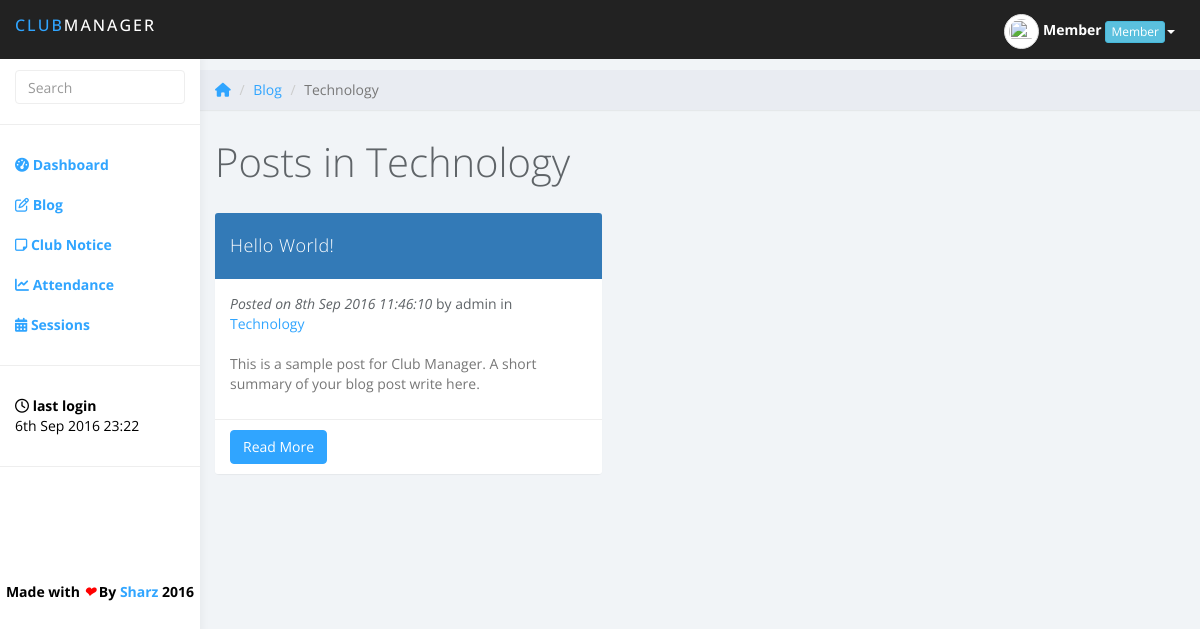
Page /viewbycat.php?cat=Technology (signed in) on the committed database.
### tables this page shows
CREATE TABLE `userinfo` (
  `id` int(5) NOT NULL,
  `name` varchar(50) NOT NULL,
  `email` varchar(70) DEFAULT NULL,
  `dob` varchar(25) NOT NULL,
  `username` varchar(25) NOT NULL,
  `password` text NOT NULL,
  `role` varchar(20) DEFAULT NULL,
  `last_login` datetime NOT NULL,
  `currunt_login` timestamp NOT NULL DEFAULT CURRENT_TIMESTAMP ON UPDATE CURRENT_TIMESTAMP,
  `otp` varchar(10) NOT NULL,
  `pic` text
);

CREATE TABLE `blog_posts` (
  `id` int(11) NOT NULL,
  `postTitle` varchar(200) NOT NULL,
  `description` text NOT NULL,
  `content` text NOT NULL,
  `post_date` timestamp NOT NULL DEFAULT CURRENT_TIMESTAMP ON UPDATE CURRENT_TIMESTAMP,
  `auther` varchar(25) NOT NULL,
  `catinfo` varchar(70) DEFAULT NULL
);

### viewbycat.php (the view, shortened to what this page needs)
<?php
	require_once('funs.php');
	$session_name = $_SESSION['username'];
	$row = get_member_data($session_name);
	$id = $row['id'];
	$name = $row['name'];
	$role = $row['role'];
	$pic = $row['pic'];
	$getcategory = $_GET['cat'];
	$last_login = $row['last_login'];
	$last_login = date('jS M Y H:i', strtotime($last_login));
	$total_members = get_all_status();
	$core_members = get_vip_status();
	$total_sessions = total_sessions();
	$completed_sessions = completed_sessions();
	starter($id,$name,$role,$pic,$last_login,$total_members,$core_members,$total_sessions,$completed_sessions);
?>
	<div class="row">
			<ol class="breadcrumb">
				<li><a href="home.php"><i class="fa fa-home" aria-hidden="true"></i></a></li>
				<li><a href="blog-home.php">Blog</a></li>
				<li class="active"><?php echo $getcategory; ?></li>
			</ol>
		</div>
		<div class="row">
			<div class="col-lg-12">
				<h1 class="page-header">Posts in <?php echo $getcategory; ?></h1>
			</div>
		</div>
		<div class="row">
	<?php
	$query = "SELECT * FROM blog_posts WHERE catinfo='$getcategory' ORDER BY id DESC";
	$result = mysqli_query($con,$query);
	if(mysqli_num_rows($result) > 0)
	{
		$select = 1;
		while($row = mysqli_fetch_assoc($result))
		{
			if($select%2 == 1)
			{
				$css = 'panel-primary';
			}
			else
			{
				$css = 'panel-info';
			}
		?>
		<div class="col-lg-5">
			<div class="panel <?php echo $css; ?>">
			<div class="panel-heading">
			<?php echo $row['postTitle']; ?>
			</div>
			<div class="panel-body">
			<i>Posted on <?php echo date('jS M Y H:i:s', strtotime($row['post_date'])); ?></i> by <?php echo $row['auther']; ?> in
			<a href="viewbycat.php?cat=<?php echo $row['catinfo']; ?>"><?php echo $row['catinfo']; ?></a>
				<br><br>
			    <p><?php echo $row['description']; ?></p>
			    </div>
			    <div class="panel-footer">
			    <a class="btn btn-primary" href="viewpost.php?id=<?php echo $row['id']; ?>&title=<?php echo $row['postTitle']; ?>">Read More</a>
			    </div></div></div>
			    <?php
			    $select++;
		}
	}
	else
	{
		echo '<div class="text-center alert bg-warning col-md-offset-4 col-md-4" role="alert"><span>no posts found, try again</span></div>';
	}
	echo '</div>';
	at_bottom();

### funs.php (shortened to what this page needs)
<?php
global $con;
function get_member_data($session_name)
{
	global $con;
	$query = "SELECT * FROM userinfo WHERE username='$session_name'";
	$result = mysqli_query($con,$query);
	$rows = mysqli_affected_rows($con);
	if($rows == 1)
	{
		$row = mysqli_fetch_assoc($result);
	}
	else
		echo 'error while retriving data';
	return $row;
}
	?>
		<?php
function starter($id,$name,$role,$pic,$last_login,$total_members,$core_members,$total_sessions,$completed_sessions)
{
	?>
<!DOCTYPE html>
<html>
<head>
<link href="css/pace-theme-corner-indicator.css" rel="stylesheet">
<link href="https://maxcdn.bootstrapcdn.com/bootstrap/3.3.7/css/bootstrap.min.css" rel="stylesheet">
<link href="css/styles.css" rel="stylesheet">
</head>
<body>
	<nav class="navbar navbar-inverse navbar-fixed-top" role="navigation">
		<div class="container-fluid">
			<div class="navbar-header">
				<b><a class="navbar-brand" href="home.php"><span>Club</span>Manager</a></b>
				<ul class="user-menu">
					<li class="dropdown pull-right">
						<a class="dropdown-toggle" data-toggle="dropdown"><img src="<?php echo $pic; ?>" class="img-responsive img-circle img-thumbnail" height="35px" width="35px"> <b id="mobhide"><?php echo $name; ?></b> <div class="btn btn-xs btn-info" id="mobhide"><?php echo $role; ?></div><span class="caret"></span></a>
					</li>
				</ul>
			</div>
		</div>
	</nav><br>
		<div id="sidebar-collapse" class="col-sm-3 col-lg-2 sidebar">
		<form role="search" action="search.php" method="post">
			<div class="form-group">
				<input type="text" name="term" class="form-control" placeholder="Search" required>
			</div>
		</form>
		<ul class="nav menu">
			<li><a href="home.php"><i class="fa fa-tachometer" aria-hidden="true"></i>
 <b>Dashboard</b></a></li>
			<li><a href="blog-home.php"><i class="fa fa-pencil-square-o" aria-hidden="true"></i> <b>Blog</b></a></li>
			<li><a href="notice.php"><i class="fa fa-sticky-note-o" aria-hidden="true"></i> <b>Club Notice</b></a></li>
			<li><a href="attendance.php"><i class="fa fa-line-chart" aria-hidden="true"></i> <b>Attendance</b></a></li>
			<li><a href="schedule.php"><i class="fa fa-calendar" aria-hidden="true"></i> <b>Sessions</b></a></li>
			<li role="presentation" class="divider"></li>
			<li><a style="color: #000;"><i class="fa fa-clock-o" aria-hidden="true"></i> <b>last login</b><br><?php echo $last_login; ?></a></li>
			<li role="presentation" class="divider"></li>
		</ul>
		<div class="text-center" style="margin-top: 95px; color: #000;"><b>Made with <i style="color: red;">&#10084;</i> By <a href="http://sharadshinde.in" target="blank">Sharz</a> 2016</b></div>
	</div>
	<div class="col-sm-9 col-sm-offset-3 col-lg-10 col-lg-offset-2 main">
	<?php
	return false;
}
function at_bottom()
{
	?>
	</div>
<link rel="stylesheet" type="text/css" href="css/DateTimePicker.min.css" />
<link href="http://cdnjs.cloudflare.com/ajax/libs/summernote/0.8.2/summernote.css" rel="stylesheet">
</body>
</html>
	<?php
	return false;
}
		?>

### css/styles.css (style rules this page uses)
* { font-family: 'Open Sans', sans-serif; }
body { background: #f1f4f7; padding-top: 50px; color: #5f6468; }
p { color: #777; }
a, a:hover, a:focus { color: #30a5ff; }
h1, h2, h3, h4, h5, h6 { color: #5f6468; }
h1 { font-weight: 300; font-size: 40px; }
.form-control { border: 1px solid #eee; box-shadow: none; }
.navbar-header .navbar-brand { color: #fff; font-size: 16px; text-transform: uppercase; font-weight: 500; letter-spacing: 2px; }
.navbar-header .navbar-brand span { color: #30a5ff; }
.btn-primary, .btn-primary:hover, .btn-primary:focus, .btn-primary:active, .btn-primary.active, .open > .dropdown-toggle.btn-primary, .btn-primary.disabled, .btn-primary[disabled], fieldset[disabled] .btn-primary, .btn-primary.disabled:hover, .btn-primary[disabled]:hover, fieldset[disabled] .btn-primary:hover, .btn-primary.disabled:focus, .btn-primary[disabled]:focus, fieldset[disabled] .btn-primary:focus, .btn-primary.disabled:active, .btn-primary[disabled]:active, fieldset[disabled] .btn-primary:active, .btn-primary.disabled.active, .btn-primary[disabled].active, fieldset[disabled] .btn-primary.active { background-color: #30a5ff; border-color: #30a5ff; }
.panel { border: 0; }
.panel-heading { font-size: 18px; font-weight: 300; letter-spacing: 0.025em; height: 66px; line-height: 45px; }
.panel-footer { background: #fff; border-top: 1px solid #eee; }
.navbar { border: 0; }
.user-menu { display: inline-block; margin-top: 14px; margin-right: 10px; float: right; list-style: none; padding: 0; }
.user-menu a { color: #fff; }
.sidebar { display: block; background-color: #fff; padding: 0; display: none; }
.sidebar form { padding: 20px 15px 5px 15px; border-bottom: 1px solid #eee; margin-bottom: 20px; }
@media (min-width: 768px) { .sidebar { display: block; position: fixed; top: 50px; bottom: 0; left: 0; z-index: 1000; display: block; margin: 0; padding: 0; overflow-x: hidden; overflow-y: auto; background-color: #fff; box-shadow: 1px 0px 10px rgba(0, 0, 0, .05); } }
@media (min-width: 768px) { .navbar-header { width: 100%; } }
.sidebar ul.nav li.divider { border-bottom: 1px solid #eee; margin: 20px 0; }
.breadcrumb { border-radius: 0; padding: 10px 15px; background: #e9ecf2; box-shadow: 0 1px 1px rgba(0, 0, 0, .05); margin: 0 ; }
h1.page-header { margin-top: 30px; border-bottom: 0; }

### rows in the picture
userinfo: name "Member", role "Member", last_login "6th Sep 2016 23:22"
blog_posts: postTitle "Hello World!", post_date "8th Sep 2016 11:46:10", auther "admin", catinfo "Technology", description "This is a sample post for Club Manager. A short summary of your blog post write here."

### other values in the picture
$getcategory "Technology"
